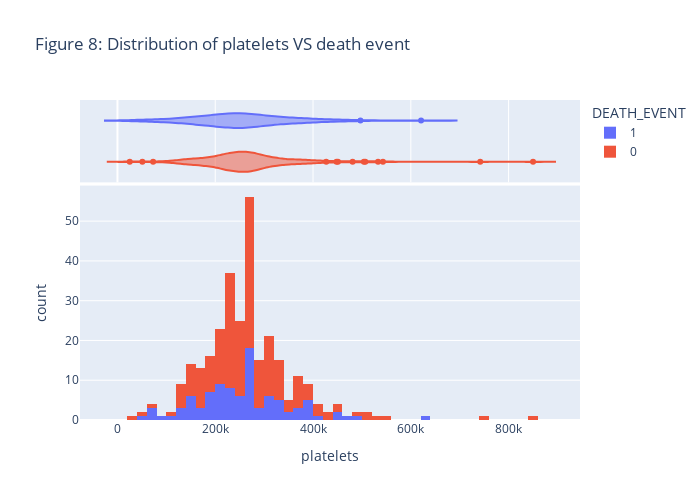

The notebook cell saved with this chart:
### Markdown cell above
#### Analysis of platelets in survival status

### Code cell
plot_histogram(heart_data, 'platelets', 'DEATH_EVENT', NBINS, "violin",'Figure 8: Distribution of platelets VS death event')

### Figure 1 — Plotly figure (JSON) as saved in the notebook; plotly's stock layout.template omitted (floating-point values rounded to 4 significant figures; data arrays with more than 128 entries replaced by an {"elided": "..."} marker saying what was removed)
{"data": [{"xaxis": "x", "bingroup": "x", "nbinsx": 50, "marker": {"color": "#636efa"}, "alignmentgroup": "True", "legendgroup": "1", "offsetgroup": "1", "type": "histogram", "showlegend": true, "name": "1", "hovertemplate": "DEATH_EVENT=1<br>platelets=%{x}<br>count=%{y}<extra></extra>", "orientation": "v", "x": [265000.0, 263400.0, 162000.0, 210000.0, 327000.0, 204000.0, 127000.0, 454000.0, 263400.0, 388000.0, 368000.0, 253000.0, 136000.0, 276000.0, 47000.0, 262000.0, 166000.0, 237000.0, 87000.0, 297000.0, 289000.0, 263400.0, 149000.0, 196000.0, 284000.0, 153000.0, 200000.0, 263400.0, 360000.0, 319000.0, 188000.0, 228000.0, 226000.0, 321000.0, 329000.0, 263400.0, 153000.0, 185000.0, 194000.0, 310000.0, 271000.0, 451000.0, 140000.0, 395000.0, 166000.0, 418000.0, 263400.0, 351000.0, 255000.0, 461000.0, 319000.0, 254000.0, 390000.0, 216000.0, 385000.0, 119000.0, 213000.0, 274000.0, 244000.0, 497000.0, 243000.0, 266000.0, 204000.0, 196000.0, 302000.0, 210000.0, 621000.0, 306000.0, 351000.0, 263400.0, 217000.0, 271000.0, 263400.0, 338000.0, 225000.0, 235000.0, 75000.0, 334000.0, 192000.0, 70000.0, 221000.0, 265000.0, 224000.0, 219000.0, 389000.0, 153000.0, 365000.0, 126000.0, 223000.0, 244000.0, 151000.0, 263400.0, 62000.0, 314000.0, 198000.0, 263400.0], "yaxis": "y"}, {"xaxis": "x2", "alignmentgroup": "True", "marker": {"color": "#636efa"}, "offsetgroup": "1", "type": "violin", "showlegend": false, "hovertemplate": "DEATH_EVENT=1<br>platelets=%{x}<extra></extra>", "name": "1", "legendgroup": "1", "x": [265000.0, 263400.0, 162000.0, 210000.0, 327000.0, 204000.0, 127000.0, 454000.0, 263400.0, 388000.0, 368000.0, 253000.0, 136000.0, 276000.0, 47000.0, 262000.0, 166000.0, 237000.0, 87000.0, 297000.0, 289000.0, 263400.0, 149000.0, 196000.0, 284000.0, 153000.0, 200000.0, 263400.0, 360000.0, 319000.0, 188000.0, 228000.0, 226000.0, 321000.0, 329000.0, 263400.0, 153000.0, 185000.0, 194000.0, 310000.0, 271000.0, 451000.0, 140000.0, 395000.0, 166000.0, 418000.0, 263400.0, 351000.0, 255000.0, 461000.0, 319000.0, 254000.0, 390000.0, 216000.0, 385000.0, 119000.0, 213000.0, 274000.0, 244000.0, 497000.0, 243000.0, 266000.0, 204000.0, 196000.0, 302000.0, 210000.0, 621000.0, 306000.0, 351000.0, 263400.0, 217000.0, 271000.0, 263400.0, 338000.0, 225000.0, 235000.0, 75000.0, 334000.0, 192000.0, 70000.0, 221000.0, 265000.0, 224000.0, 219000.0, 389000.0, 153000.0, 365000.0, 126000.0, 223000.0, 244000.0, 151000.0, 263400.0, 62000.0, 314000.0, 198000.0, 263400.0], "yaxis": "y2", "scalegroup": "x"}, {"xaxis": "x", "bingroup": "x", "nbinsx": 50, "marker": {"color": "#EF553B"}, "alignmentgroup": "True", "legendgroup": "0", "offsetgroup": "0", "type": "histogram", "showlegend": true, "name": "0", "hovertemplate": "DEATH_EVENT=0<br>platelets=%{x}<br>count=%{y}<extra></extra>", "orientation": "v", "x": {"elided": "203 float values"}, "yaxis": "y"}, {"xaxis": "x2", "alignmentgroup": "True", "marker": {"color": "#EF553B"}, "offsetgroup": "0", "type": "violin", "showlegend": false, "hovertemplate": "DEATH_EVENT=0<br>platelets=%{x}<extra></extra>", "name": "0", "legendgroup": "0", "x": {"elided": "203 float values"}, "yaxis": "y2", "scalegroup": "x"}], "layout": {"xaxis": {"domain": [0.0, 1.0], "title": {"text": "platelets"}, "anchor": "y"}, "height": 500, "title": {"text": "Figure 8: Distribution of platelets VS death event"}, "width": 700, "legend": {"tracegroupgap": 0, "title": {"text": "DEATH_EVENT"}}, "yaxis2": {"domain": [0.7426, 1.0], "showline": false, "showgrid": false, "matches": "y2", "showticklabels": false, "ticks": "", "anchor": "x2"}, "yaxis": {"domain": [0.0, 0.7326], "title": {"text": "count"}, "anchor": "x"}, "barmode": "relative", "xaxis2": {"domain": [0.0, 1.0], "matches": "x", "showgrid": true, "showticklabels": false, "anchor": "y2"}}}
